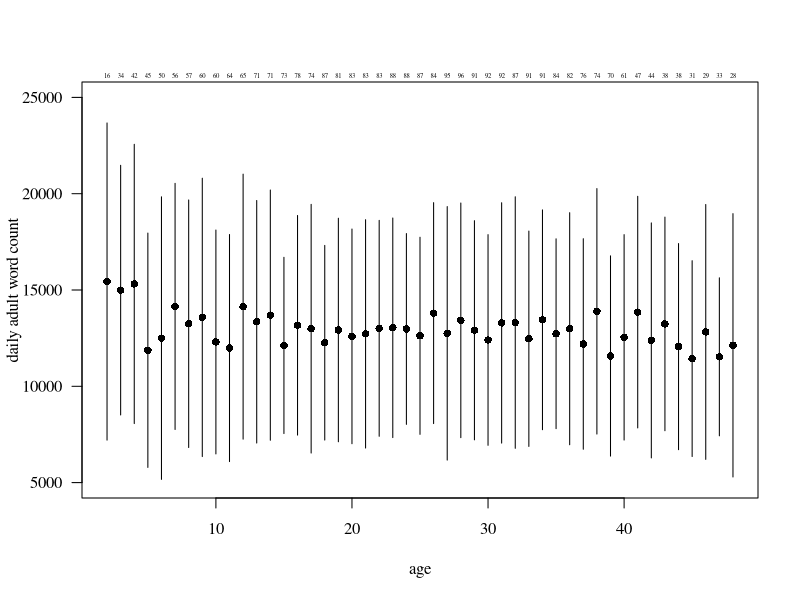
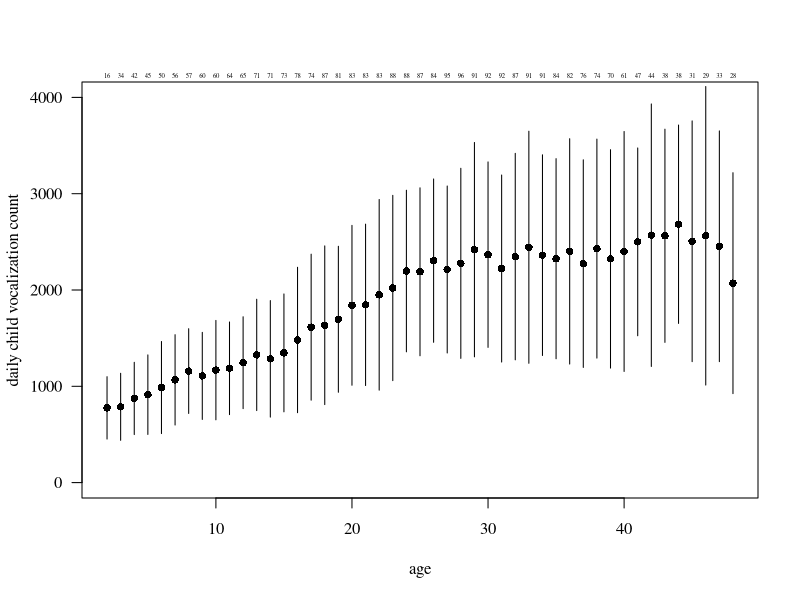
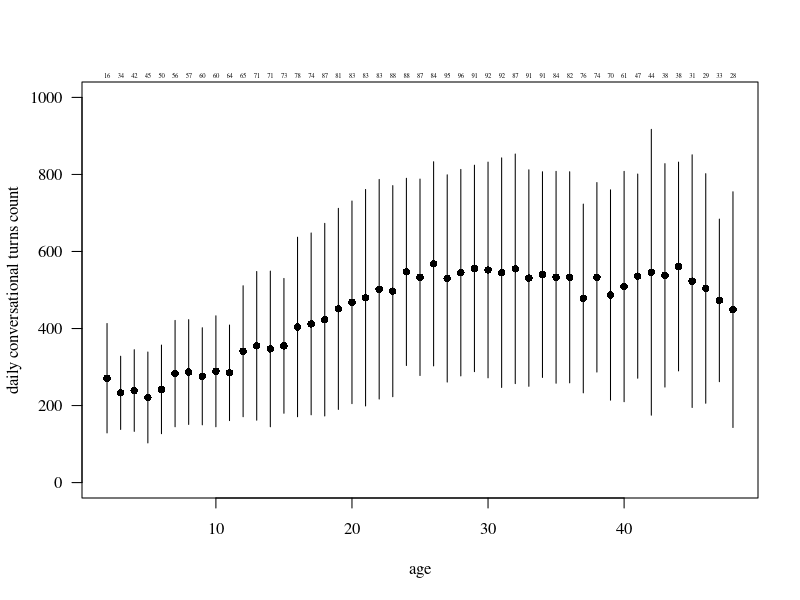

Generate these figures, in order, with R:
# Gilkerson, J., Richards, J. A., Warren, S. F., Montgomery, J. K., Greenwood, C. R., Kimbrough Oller, D., ... & Paul, T. D. (2017). Mapping the early language environment using all-day recordings and automated analysis. American Journal of Speech-Language Pathology, 26(2), 248-265.
# https://doi.org/10.1044/2016_AJSLP-15-0169
# table 2


# LENA produced output averaged within age cohort

# reproduces their figure 1

xdata <- read.csv("gilkerson2017/gilkerson2017_tab2.csv")

par(family = "serif")
plot(xdata$age, xdata$adult_words, ylim = c(5000, 25000), pch = 16, 
     xlab = "age", ylab = "daily adult word count", las = 1)
segments(xdata$age, xdata$adult_words - xdata$adult_words_sd, 
         xdata$age, xdata$adult_words + xdata$adult_words_sd)
mtext(xdata$n, at = xdata$age, line = 0, cex = 0.4)

plot(xdata$age, xdata$child_vocs, ylim = c(0, 4000), pch = 16, 
     xlab = "age", ylab = "daily child vocalization count", las = 1)
segments(xdata$age, xdata$child_vocs - xdata$child_vocs_sd, 
         xdata$age, xdata$child_vocs + xdata$child_vocs_sd)
mtext(xdata$n, at = xdata$age, line = 0, cex = 0.4)

plot(xdata$age, xdata$conversational_turns, ylim = c(0, 1000), pch = 16, 
     xlab = "age", ylab = "daily conversational turns count", las = 1)
segments(xdata$age, xdata$conversational_turns - xdata$conversational_turns_sd, 
         xdata$age, xdata$conversational_turns + xdata$conversational_turns_sd)
mtext(xdata$n, at = xdata$age, line = 0, cex = 0.4)


